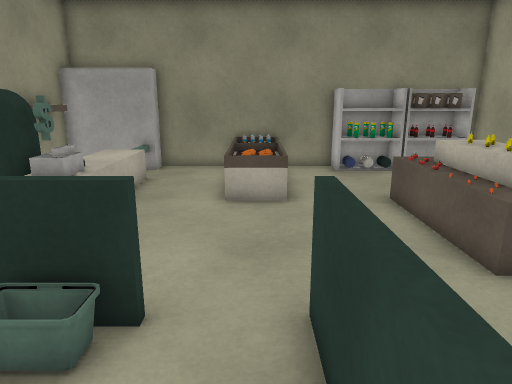
view 1 (above)

16 first-person views from a walk through a 3-D level made in the Unity game engine. The camera is 1.5 m above the floor, tilts 14° down and sees 70° across. The floor is counted in squares, 0.5 m on a side. Each view is taken from the middle of a square. On the plan, view 1 faces up. The plan holds only what a view shows up to about 20 squares ahead; the rest is blank. The player is left out. Some surface patterns are stand-ins.

view 2
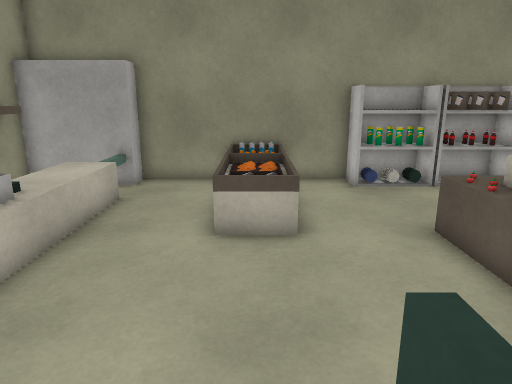

view 3
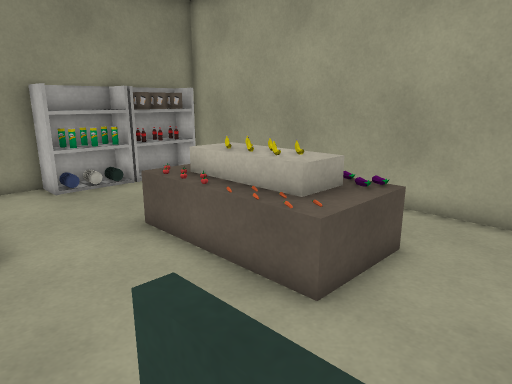

view 4
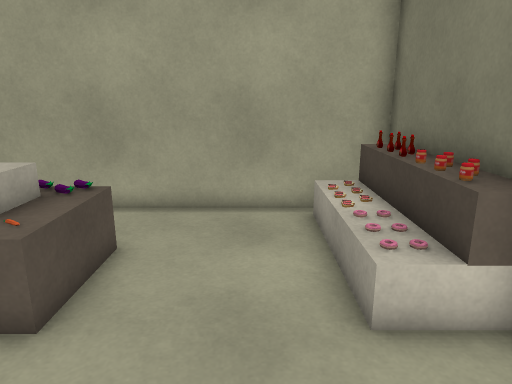

view 5
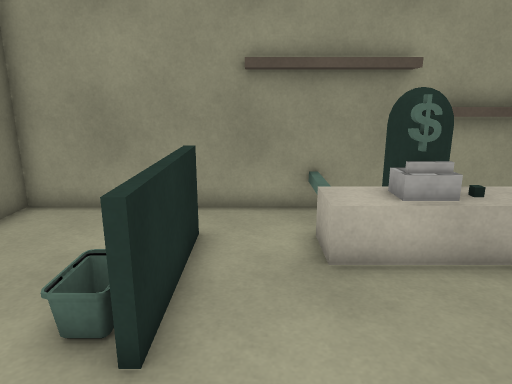

view 6
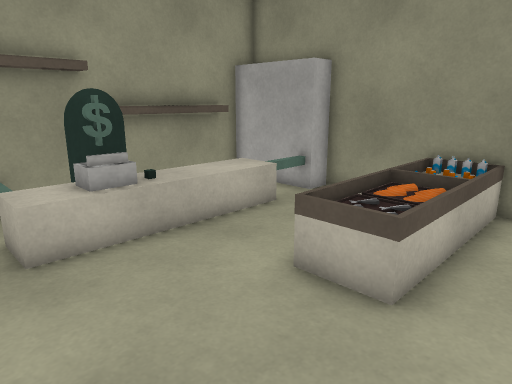

view 7
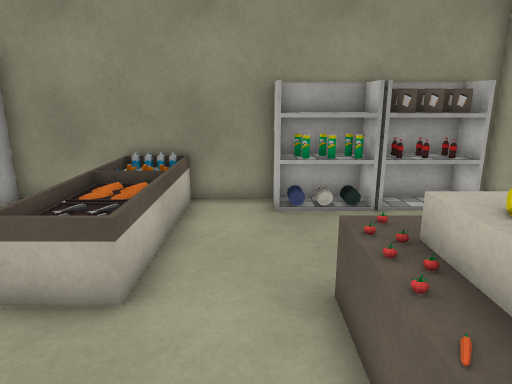

view 8
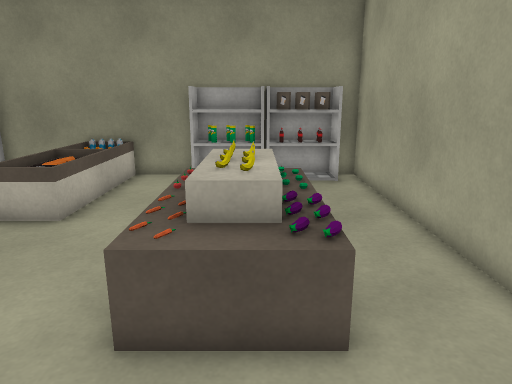

view 9
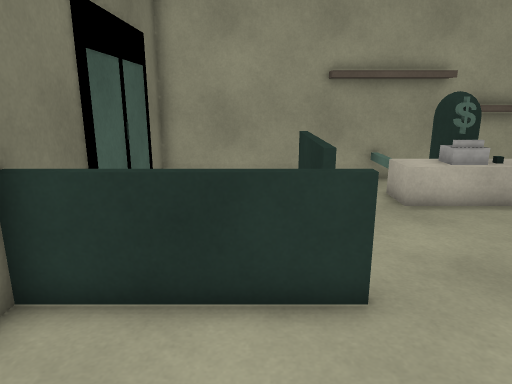

view 10
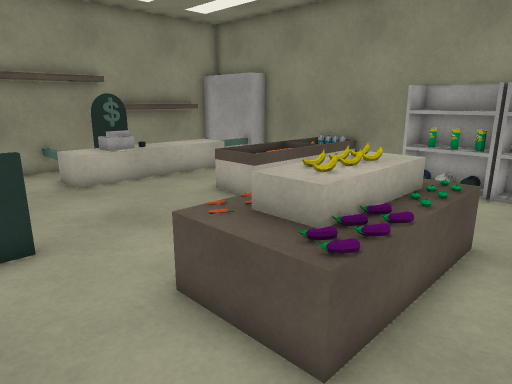

view 11
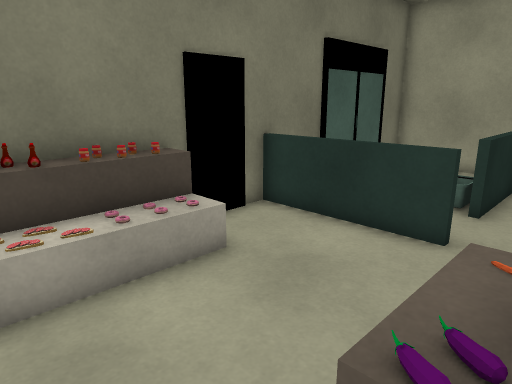

view 12
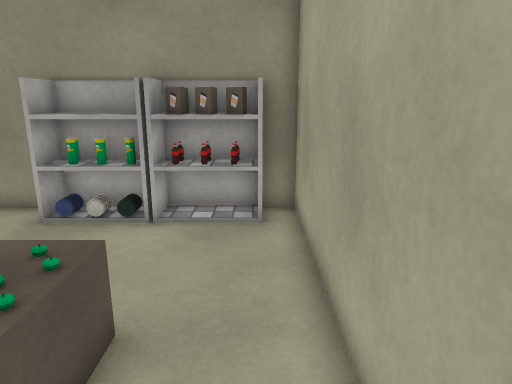

view 13
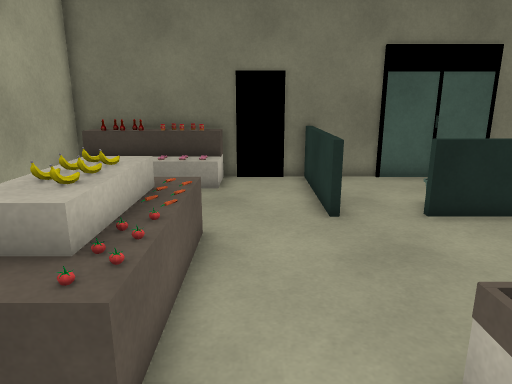

view 14
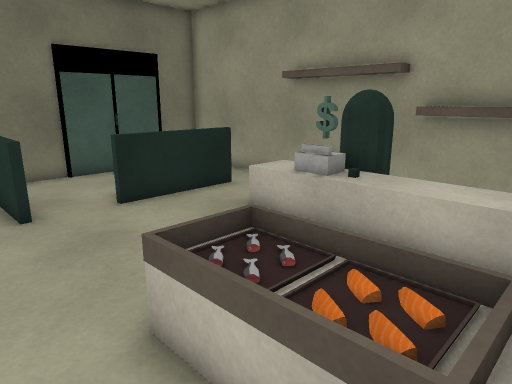

view 15
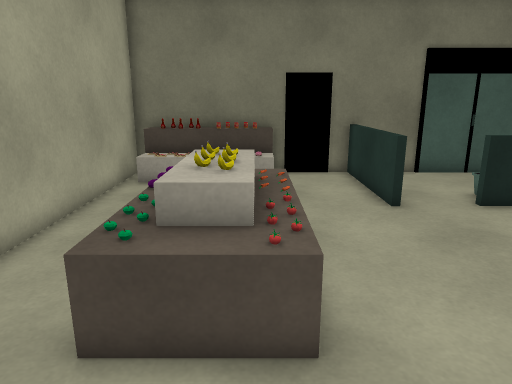

view 16
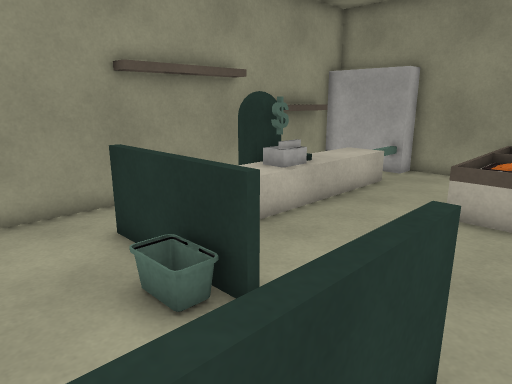

### Floor plan
Key: @ floor where view 1 was taken; # wall or solid block; x gap in a wall; . floor; = window, fence, low wall or low ledge; ^ raised ledge; S shelf; T table; C capsule; B banana; A basket; O other object.
Columns run from 8 left of view 1 to 10 right of it. Each row starts with its distance up from view 1.
 17    ####OOO##SS#SO##
 16 #^^x...TOT..SSSSSS=
 15 ^  ....TTT........#
 14 ^ ^^=..TTT........#
 13 ^ ^^...TOT........#
 12 ^ ^^...TOT........#
 11 ^ ^^...TTT..OOOO..#
 10 #CCOx.......OOOO..#
  9 #C#O=.......OBBO..#
  8 #..^........OOBO..#
  7 #.=.........OOOO..#
  6 #...........OOOO..#
  5 #.=====..=........#
  4 #.===A#..=........#
  3 #........=........#
  2 #........=........#
  1 #........=...OOOOO#
  0 #.  #  .@=  O     #
 -1 #### ##############

Positions as (right, up) in squares from view 1, and headings:
1: (0, 0), facing up
2: (0, 3), facing up
3: (0, 3), facing up-right
4: (0, 3), facing right
5: (2, 6), facing left
6: (3, 6), facing up-left
7: (3, 6), facing up
8: (6, 2), facing up
9: (6, 3), facing left
10: (9, 3), facing up-left
11: (9, 7), facing down-left
12: (9, 7), facing up
13: (3, 14), facing down
14: (3, 15), facing down-left
15: (5, 15), facing down
16: (2, 1), facing up-left
